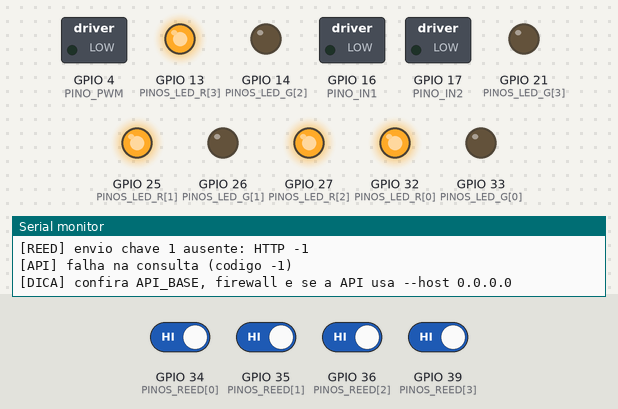
A sketch run on a simulated ESP32. Parts: switched loads named in the sketch (green lamp = pin HIGH), output pins drawn as LEDs (lit = HIGH), the last lines printed to the serial monitor. Inputs (shaded band) come from the test bench; at power-on: GPIO 34 (PINOS_REED[0]), GPIO 35 (PINOS_REED[1]), GPIO 36 (PINOS_REED[2]), GPIO 39 (PINOS_REED[3]) HIGH. WiFi joins after 1.5 s; servers stay silent unless stated; uploads are accepted with an empty reply; the local clock reads 2024-03-15 10:24:30 at power-on unless the sketch sets it; EEPROM starts erased.

Above: at 4.4 s.
4.5 s: GPIO 34 (PINOS_REED[0]) driven LOW
At 5.2 s:
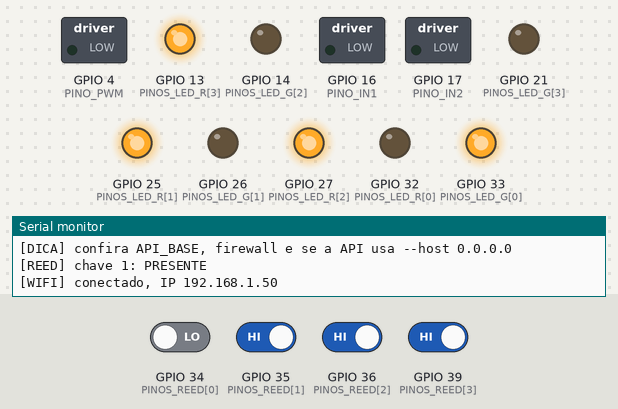
6.1 s: GPIO 35 (PINOS_REED[1]) driven LOW
At 7.2 s:
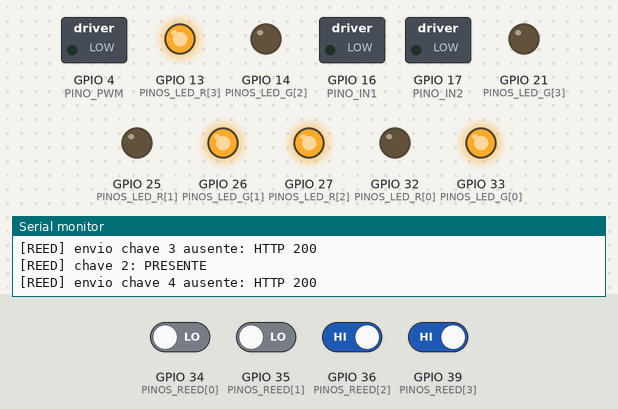
8.0 s: GPIO 36 (PINOS_REED[2]) driven LOW
At 9.3 s:
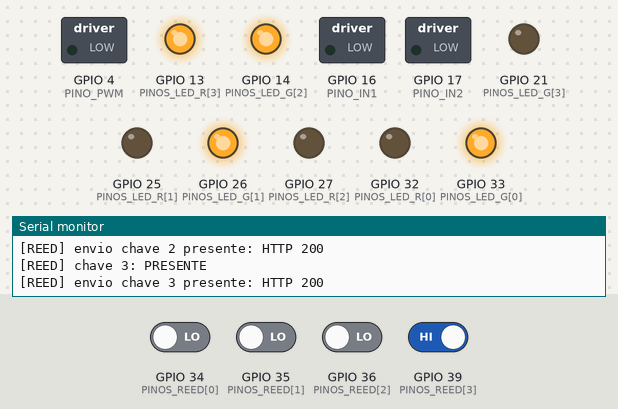
9.6 s: GPIO 39 (PINOS_REED[3]) driven LOW
At 10.9 s:
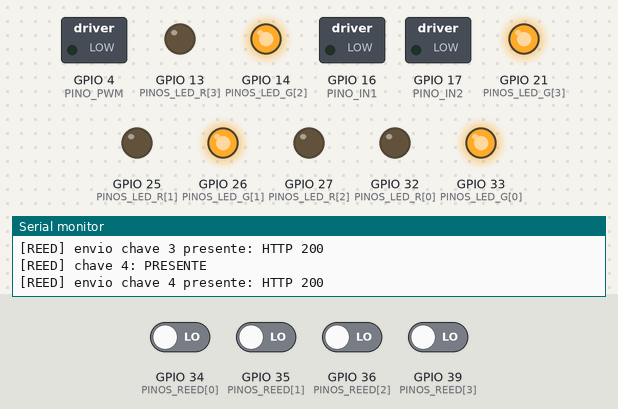
11.4 s: GPIO 34 (PINOS_REED[0]) driven HIGH
At 12.2 s:
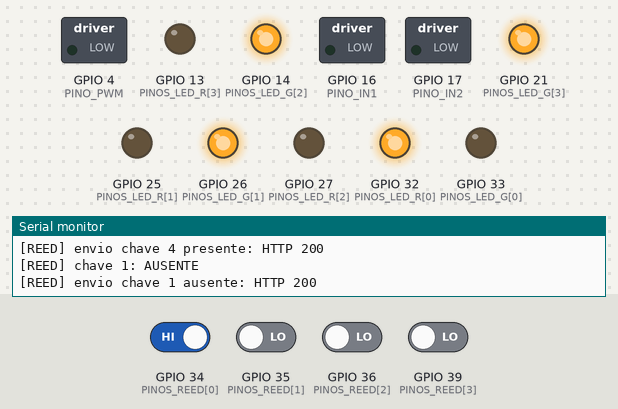
13.1 s: GPIO 35 (PINOS_REED[1]) driven HIGH
At 14.3 s:
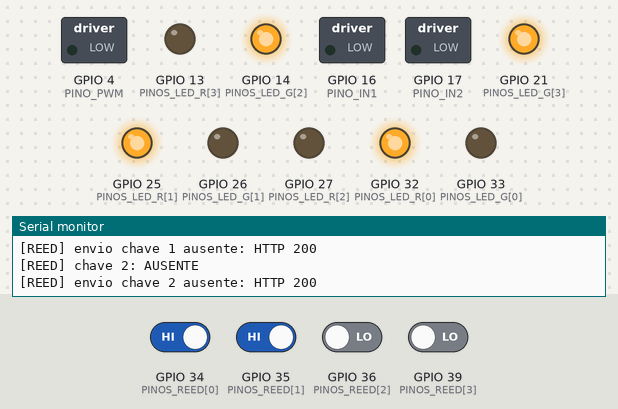
Timing chart, 0 to 15.9 s (numbered marks = the images above; inputs shaded):
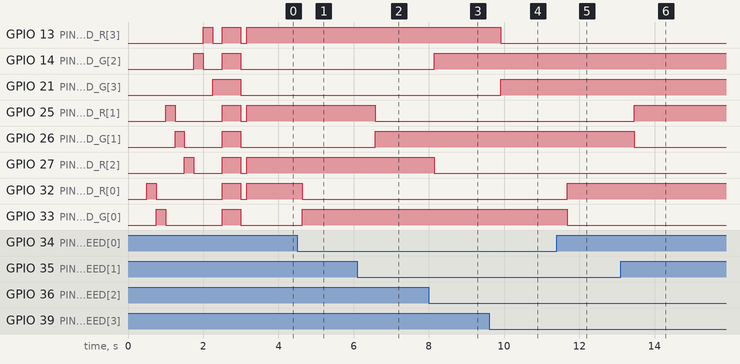

The sketch:

acesso_claviculario.ino
```cpp
/*
 * Claviculario - firmware ESP32 (fatia 4: reeds e LEDs, sistema completo)
 *
 *  - Cartao lido: POST /api/device/card (a API abre ou encerra a sessao).
 *  - A cada 1 s: GET /api/device/poll. A porta segue o campo "door" e os
 *    4 LEDs seguem o campo "leds" (cor e piscar calculados pela API).
 *  - Reeds: cada mudanca (chave saiu/voltou) vai para POST /api/device/reeds,
 *    com fila e reenvio (mesmo event_id) se a API estiver fora do ar.
 *  - Sem resposta da API por 30 s com a porta aberta: fecha.
 *  - Sem resposta da API: os LEDs mostram so verde (presente) ou vermelho
 *    (ausente) pelo reed, sem piscar.
 *
 * Bibliotecas: MFRC522 e ArduinoJson 7.x (Gerenciador de Bibliotecas).
 * WiFi, HTTPClient, SPI e Preferences vem no core ESP32.
 *
 * PINAGEM (ESP32 DevKit 38 pinos, WROOM-32)
 *  RC522 (3.3V): SS 5 | SCK 18 | MISO 19 | MOSI 23 | RST 22
 *  Ponte H:      IN1 16 | IN2 17 | PWM 4   (TB6612: STBY em 3.3V)
 *  Reeds:        chave 1 = 34 | 2 = 35 | 3 = 36 | 4 = 39
 *                (so entrada: resistor externo de 10k do pino ao 3.3V;
 *                 o outro fio do reed vai ao GND; ima perto = LOW = presente)
 *  LEDs (R / G): chave 1 = 32 / 33 | 2 = 25 / 26 | 3 = 27 / 14 | 4 = 13 / 21
 *                (resistor em serie em cada perna; azul nao usado;
 *                 amarelo = vermelho + verde ligados juntos)
 *  O reed N corresponde a chave com sensor_id = N no cadastro do site.
 */

#include <WiFi.h>
#include <HTTPClient.h>
#include <SPI.h>
#include <MFRC522.h>
#include <Preferences.h>
#include <ArduinoJson.h>
#include <time.h>
#include "segredos.h"

// ================== AJUSTES ==================
const char* DEVICE_ID = "esp32-001";

const int PINO_SS = 5, PINO_RST = 22;
const int PINO_IN1 = 16, PINO_IN2 = 17, PINO_PWM = 4;

const int NUM_CHAVES = 4;
const int PINOS_REED[NUM_CHAVES]  = {34, 35, 36, 39};
const int PINOS_LED_R[NUM_CHAVES] = {32, 25, 27, 13};
const int PINOS_LED_G[NUM_CHAVES] = {33, 26, 14, 21};

// false = LED de CATODO comum (terminal comum no GND, pino HIGH acende)
// true  = LED de ANODO comum  (terminal comum no 3.3V, pino LOW acende)
// Se no teste da partida os LEDs ficarem acesos quando deveriam estar
// apagados (ou tudo estranho), troque este valor.
const bool LED_ANODO_COMUM = false;
const unsigned long PISCA_MS = 500;      // periodo completo do piscar

const unsigned long DEBOUNCE_MS = 80;    // filtro de trepidacao dos reeds
const unsigned long REENVIO_REED_MS = 2000;
const int FILA_MAX = 16;                 // eventos de reed guardados se a API cair

const unsigned long TEMPO_ABRIR_MS = 600;
const unsigned long TEMPO_FECHAR_MS = 600;
const int VELOCIDADE = 200;              // 0 a 255
const bool INVERTER_MOTOR = false;       // true se abrir e fechar estiverem trocados
const bool FECHAR_AO_LIGAR = false;      // so ligue (true) depois de ter batente mecanico

const unsigned long INTERVALO_POLL_MS = 1000;
const unsigned long SEM_API_FECHA_MS = 30000;
const unsigned long INTERVALO_WIFI_MS = 10000;
const unsigned long REPETIDO_MS = 2000;
// =============================================

MFRC522 rfid(PINO_SS, PINO_RST);
Preferences prefs;

bool portaAberta = false;
volatile bool apiOk = true;
volatile bool ledsValidos = false;       // true quando o ultimo poll trouxe os LEDs
uint32_t contador = 0;
unsigned long ultimoPoll = 0, ultimaResposta = 0, ultimaTentativaWiFi = 0;
unsigned long ultimaLeitura = 0, ultimaChecagemLeitor = 0;
String ultimoUID;

// reeds
volatile bool reedPresente[NUM_CHAVES];  // estado estavel (apos o filtro)
bool reedLido[NUM_CHAVES];               // ultima leitura crua
unsigned long reedMudouEm[NUM_CHAVES];

struct EventoReed {
  int chave;          // 0 a 3
  bool presente;
  uint32_t numero;    // faz parte do event_id; fixo nos reenvios
  String quando;      // "" se a hora ainda nao estava sincronizada
};
EventoReed fila[FILA_MAX];
int filaIni = 0, filaTam = 0;
unsigned long ultimoEnvioReed = 0;
bool falhouReed = false;

// LEDs (escritos pelo poll, lidos pela tarefa dos LEDs)
volatile uint8_t corLed[NUM_CHAVES];     // 0 apagado, 1 vermelho, 2 amarelo, 3 verde
volatile bool piscaLed[NUM_CHAVES];

// ---------- motor ----------
void girar(bool abrindo, unsigned long duracao) {
  bool sentido = abrindo != INVERTER_MOTOR;
  digitalWrite(PINO_IN1, sentido ? HIGH : LOW);
  digitalWrite(PINO_IN2, sentido ? LOW : HIGH);
  analogWrite(PINO_PWM, VELOCIDADE);
  delay(duracao);
  analogWrite(PINO_PWM, 0);
  digitalWrite(PINO_IN1, LOW);
  digitalWrite(PINO_IN2, LOW);
}

void moverPorta(bool abrir) {
  if (abrir == portaAberta) return;
  Serial.println(abrir ? "[PORTA] abrindo..." : "[PORTA] fechando...");
  girar(abrir, abrir ? TEMPO_ABRIR_MS : TEMPO_FECHAR_MS);
  portaAberta = abrir;
  Serial.println(abrir ? "[PORTA] ABERTA" : "[PORTA] FECHADA");
}

// ---------- LEDs ----------
const int LED_LIGADO = LED_ANODO_COMUM ? LOW : HIGH;
const int LED_DESLIGADO = LED_ANODO_COMUM ? HIGH : LOW;

void setLed(int i, bool vermelho, bool verde) {
  digitalWrite(PINOS_LED_R[i], vermelho ? LED_LIGADO : LED_DESLIGADO);
  digitalWrite(PINOS_LED_G[i], verde ? LED_LIGADO : LED_DESLIGADO);
}

// Roda em paralelo ao loop, entao o piscar nao trava durante chamadas HTTP ou motor.
void tarefaLeds(void*) {
  for (;;) {
    bool fase = ((millis() / (PISCA_MS / 2)) % 2) == 0;
    for (int i = 0; i < NUM_CHAVES; i++) {
      uint8_t cor;
      bool pisca;
      if (ledsValidos) {
        cor = corLed[i];
        pisca = piscaLed[i];
      } else {                            // sem API: so o reed decide
        cor = reedPresente[i] ? 3 : 1;
        pisca = false;
      }
      bool aceso = !pisca || fase;
      setLed(i, aceso && (cor == 1 || cor == 2), aceso && (cor == 2 || cor == 3));
    }
    vTaskDelay(pdMS_TO_TICKS(20));
  }
}

// Mostra cada LED em vermelho, verde e depois todos em amarelo.
void testeLeds() {
  Serial.println("[LED] teste: vermelho, verde e amarelo");
  for (int i = 0; i < NUM_CHAVES; i++) {
    setLed(i, true, false);  delay(250);
    setLed(i, false, true);  delay(250);
    setLed(i, false, false);
  }
  for (int i = 0; i < NUM_CHAVES; i++) setLed(i, true, true);
  delay(500);
  for (int i = 0; i < NUM_CHAVES; i++) setLed(i, false, false);
}

void aplicarLeds(JsonArrayConst leds) {
  for (JsonObjectConst item : leds) {
    int i = atoi(item["sensor_id"] | "0") - 1;
    if (i < 0 || i >= NUM_CHAVES) continue;
    const char* cor = item["color"] | "off";
    corLed[i] = !strcmp(cor, "red") ? 1 : !strcmp(cor, "yellow") ? 2 : !strcmp(cor, "green") ? 3 : 0;
    piscaLed[i] = item["blink"] | false;
  }
  ledsValidos = true;
}

// ---------- rede ----------
// Faz o pedido e devolve o codigo HTTP (<= 0 = sem comunicacao).
int pedir(const char* rota, const String& corpo, String& resposta) {
  if (WiFi.status() != WL_CONNECTED) return -1;
  HTTPClient http;
  http.begin(String(API_BASE) + rota);
  http.setConnectTimeout(2000);
  http.setTimeout(3000);
  http.addHeader("X-Device-Token", DEVICE_TOKEN);
  int codigo;
  if (corpo.length()) {
    http.addHeader("Content-Type", "application/json");
    codigo = http.POST(corpo);
  } else {
    codigo = http.GET();
  }
  resposta = codigo > 0 ? http.getString() : "";
  resposta.trim();
  http.end();
  return codigo;
}

void consultarApi() {
  String resposta;
  int codigo = pedir("/api/device/poll", "", resposta);

  JsonDocument doc;
  bool ok = false, abrir = false;
  if (codigo == 200 && deserializeJson(doc, resposta) == DeserializationError::Ok) {
    const char* porta = doc["door"] | "";
    if (!strcmp(porta, "open")) { abrir = true; ok = true; }
    else if (!strcmp(porta, "closed")) { ok = true; }
  }

  if (ok) {
    if (!apiOk) Serial.println("[API] comunicacao restabelecida");
    apiOk = true;
    ultimaResposta = millis();
    aplicarLeds(doc["leds"].as<JsonArrayConst>());
    moverPorta(abrir);
  } else {
    ledsValidos = false;                  // LEDs voltam a seguir so os reeds
    if (apiOk) {
      apiOk = false;
      Serial.printf("[API] falha na consulta (codigo %d) %s\n", codigo, resposta.c_str());
      if (codigo == 401) Serial.println("[DICA] DEVICE_TOKEN diferente do .env");
      if (codigo <= 0) Serial.println("[DICA] confira API_BASE, firewall e se a API usa --host 0.0.0.0");
    }
  }
}

void cuidarWiFi() {
  static bool estava = false;
  bool conectado = WiFi.status() == WL_CONNECTED;
  if (conectado != estava) {
    estava = conectado;
    if (conectado) Serial.printf("[WIFI] conectado, IP %s\n", WiFi.localIP().toString().c_str());
    else Serial.println("[WIFI] desconectado");
  }
  if (!conectado && millis() - ultimaTentativaWiFi >= INTERVALO_WIFI_MS) {
    ultimaTentativaWiFi = millis();
    Serial.println("[WIFI] tentando conectar...");
    WiFi.disconnect();
    WiFi.begin(WIFI_SSID, WIFI_PASSWORD);
  }
}

// "2026-11-20T13:05:00Z" ou "" se a hora ainda nao foi sincronizada
String horaUTC() {
  struct tm t;
  if (!getLocalTime(&t, 10) || t.tm_year < (2024 - 1900)) return "";
  char buf[25];
  strftime(buf, sizeof(buf), "%Y-%m-%dT%H:%M:%SZ", &t);
  return String(buf);
}

// ---------- reeds ----------
void enfileirarReed(int chave, bool presente) {
  if (filaTam == FILA_MAX) {
    Serial.println("[AVISO] fila de reeds cheia; descartando o evento mais antigo");
    filaIni = (filaIni + 1) % FILA_MAX;
    filaTam--;
  }
  contador++;
  prefs.putUInt("cnt", contador);
  EventoReed& e = fila[(filaIni + filaTam) % FILA_MAX];
  e.chave = chave;
  e.presente = presente;
  e.numero = contador;
  e.quando = horaUTC();
  filaTam++;
}

// Detecta mudanca estavel (filtro de trepidacao) e coloca na fila.
void lerReeds() {
  unsigned long agora = millis();
  for (int i = 0; i < NUM_CHAVES; i++) {
    bool presente = digitalRead(PINOS_REED[i]) == LOW;   // ima perto = LOW
    if (presente != reedLido[i]) {
      reedLido[i] = presente;
      reedMudouEm[i] = agora;
    } else if (presente != reedPresente[i] && agora - reedMudouEm[i] >= DEBOUNCE_MS) {
      reedPresente[i] = presente;
      Serial.printf("[REED] chave %d: %s\n", i + 1, presente ? "PRESENTE" : "AUSENTE");
      enfileirarReed(i, presente);
    }
  }
}

// Envia o evento mais antigo da fila; se falhar, tenta de novo depois (mesmo event_id).
void enviarFilaReeds() {
  if (filaTam == 0) return;
  if (falhouReed && millis() - ultimoEnvioReed < REENVIO_REED_MS) return;

  EventoReed& e = fila[filaIni];
  String corpo = "{\"event_id\":\"" + String(DEVICE_ID) + "-reed-" + String(e.numero) +
                 "\",\"sensor_id\":\"" + String(e.chave + 1) +
                 "\",\"present\":" + (e.presente ? "true" : "false");
  if (e.quando.length()) corpo += ",\"occurred_at\":\"" + e.quando + "\"";
  corpo += "}";

  String resposta;
  int codigo = pedir("/api/device/reeds", corpo, resposta);
  ultimoEnvioReed = millis();
  Serial.printf("[REED] envio chave %d %s: HTTP %d %s\n", e.chave + 1,
                e.presente ? "presente" : "ausente", codigo, resposta.c_str());

  // 2xx e 4xx (exceto 401/403): a API respondeu, nao adianta reenviar.
  bool entregue = codigo > 0 && codigo < 500 && codigo != 401 && codigo != 403;
  if (entregue) {
    if (codigo == 404) Serial.printf("[DICA] cadastre uma chave com sensor_id %d\n", e.chave + 1);
    falhouReed = false;
    filaIni = (filaIni + 1) % FILA_MAX;
    filaTam--;
    ultimoPoll = 0;                       // atualiza os LEDs logo em seguida
  } else {
    falhouReed = true;
    if (codigo == 401 || codigo == 403) Serial.println("[DICA] DEVICE_TOKEN diferente do .env");
  }
}

// ---------- cartao ----------
void enviarCartao(const String& uid) {
  contador++;
  prefs.putUInt("cnt", contador);
  String corpo = "{\"event_id\":\"" + String(DEVICE_ID) + "-card-" + String(contador) +
                 "\",\"rfid_uid\":\"" + uid + "\"";
  String quando = horaUTC();
  if (quando.length()) corpo += ",\"occurred_at\":\"" + quando + "\"";
  corpo += "}";

  // Reenvia com o mesmo event_id: a API nao aplica duas vezes.
  for (int tentativa = 1; tentativa <= 3; tentativa++) {
    String resposta;
    int codigo = pedir("/api/device/card", corpo, resposta);
    Serial.printf("[CARTAO] tentativa %d: HTTP %d %s\n", tentativa, codigo, resposta.c_str());
    if (codigo > 0 && codigo < 500) {
      if (codigo == 404) Serial.printf("[DICA] cadastre o cartao %s em um usuario\n", uid.c_str());
      return;
    }
    delay(500);
  }
  Serial.println("[ERRO] cartao nao entregue; passe novamente");
}

void lerCartao() {
  if (!rfid.PICC_IsNewCardPresent() || !rfid.PICC_ReadCardSerial()) return;
  String uid;
  for (byte i = 0; i < rfid.uid.size; i++) {
    if (rfid.uid.uidByte[i] < 0x10) uid += "0";
    uid += String(rfid.uid.uidByte[i], HEX);
  }
  uid.toUpperCase();
  rfid.PICC_HaltA();
  rfid.PCD_StopCrypto1();

  if (uid == ultimoUID && millis() - ultimaLeitura < REPETIDO_MS) return;
  Serial.printf("\n[CARTAO] UID %s\n", uid.c_str());
  enviarCartao(uid);
  ultimoUID = uid;
  ultimaLeitura = millis();
  consultarApi();  // reage sem esperar o proximo ciclo
}

void cuidarLeitor() {
  if (millis() - ultimaChecagemLeitor < 30000) return;
  ultimaChecagemLeitor = millis();
  byte v = rfid.PCD_ReadRegister(MFRC522::VersionReg);
  if (v == 0x00 || v == 0xFF) {
    Serial.println("[ERRO] leitor RFID sem resposta; reiniciando o modulo");
    rfid.PCD_Init();
  }
}

// ---------- principal ----------
void setup() {
  pinMode(PINO_IN1, OUTPUT);
  pinMode(PINO_IN2, OUTPUT);
  pinMode(PINO_PWM, OUTPUT);
  digitalWrite(PINO_IN1, LOW);
  digitalWrite(PINO_IN2, LOW);
  digitalWrite(PINO_PWM, LOW);

  for (int i = 0; i < NUM_CHAVES; i++) {
    pinMode(PINOS_LED_R[i], OUTPUT);
    pinMode(PINOS_LED_G[i], OUTPUT);
    setLed(i, false, false);
    pinMode(PINOS_REED[i], INPUT);        // 34/35/36/39: pull-up EXTERNO de 10k
  }

  Serial.begin(115200);
  delay(500);
  Serial.println("\n=== CLAVICULARIO ===");
  Serial.printf("API: %s\n", API_BASE);

  prefs.begin("claviculario", false);
  contador = prefs.getUInt("cnt", 0);

  testeLeds();

  if (FECHAR_AO_LIGAR) {
    Serial.println("[PORTA] posicionando em fechada");
    girar(false, TEMPO_FECHAR_MS);
  }

  // Estado inicial dos reeds: informa a API (repeticoes nao geram mudanca).
  delay(100);
  for (int i = 0; i < NUM_CHAVES; i++) {
    bool presente = digitalRead(PINOS_REED[i]) == LOW;
    reedLido[i] = presente;
    reedPresente[i] = presente;
    reedMudouEm[i] = millis();
    Serial.printf("[REED] chave %d: %s (partida)\n", i + 1, presente ? "PRESENTE" : "AUSENTE");
    enfileirarReed(i, presente);
  }
  xTaskCreate(tarefaLeds, "leds", 3072, NULL, 1, NULL);

  SPI.begin(18, 19, 23, PINO_SS);
  rfid.PCD_Init();
  delay(50);
  byte v = rfid.PCD_ReadRegister(MFRC522::VersionReg);
  Serial.printf("Leitor RFID: 0x%02X %s\n", v, (v == 0x00 || v == 0xFF) ? "SEM RESPOSTA (confira a ligacao)" : "OK");

  WiFi.mode(WIFI_STA);
  WiFi.begin(WIFI_SSID, WIFI_PASSWORD);
  ultimaTentativaWiFi = millis();
  configTime(0, 0, "pool.ntp.org", "time.google.com");
}

void loop() {
  cuidarWiFi();
  cuidarLeitor();
  lerCartao();
  lerReeds();
  enviarFilaReeds();

  if (millis() - ultimoPoll >= INTERVALO_POLL_MS) {
    consultarApi();
    ultimoPoll = millis();
  }

  if (portaAberta && millis() - ultimaResposta >= SEM_API_FECHA_MS) {
    Serial.println("[AVISO] sem resposta da API; fechando a porta");
    moverPorta(false);
  }
  delay(10);
}
```

segredos.example.h
```cpp
// Dados particulares. Este arquivo NAO vai para o GitHub (.gitignore).
#pragma once

// IP do computador (ou Raspberry) onde a API roda, sem barra no final
#define API_BASE ""

// Mesmo valor de DEVICE_TOKEN no .env da API
#define DEVICE_TOKEN ""

#define WIFI_SSID ""
#define WIFI_PASSWORD ""
```

Measured:
- after the input at 4.5 s, GPIO 32 (PINOS_LED_R[0]): HIGH → LOW after 0.13 s; GPIO 33 (PINOS_LED_G[0]): LOW → HIGH after 0.13 s
- after the input at 6.1 s, GPIO 25 (PINOS_LED_R[1]): HIGH → LOW after 0.47 s; GPIO 26 (PINOS_LED_G[1]): LOW → HIGH after 0.47 s
- after the input at 8.0 s, GPIO 14 (PINOS_LED_G[2]): LOW → HIGH after 0.14 s; GPIO 27 (PINOS_LED_R[2]): HIGH → LOW after 0.14 s
- after the input at 9.6 s, GPIO 13 (PINOS_LED_R[3]): HIGH → LOW after 0.31 s; GPIO 21 (PINOS_LED_G[3]): LOW → HIGH after 0.31 s
- after the input at 11.4 s, GPIO 32 (PINOS_LED_R[0]): LOW → HIGH after 0.27 s; GPIO 33 (PINOS_LED_G[0]): HIGH → LOW after 0.27 s
- after the input at 13.1 s, GPIO 25 (PINOS_LED_R[1]): LOW → HIGH after 0.36 s; GPIO 26 (PINOS_LED_G[1]): HIGH → LOW after 0.36 s
